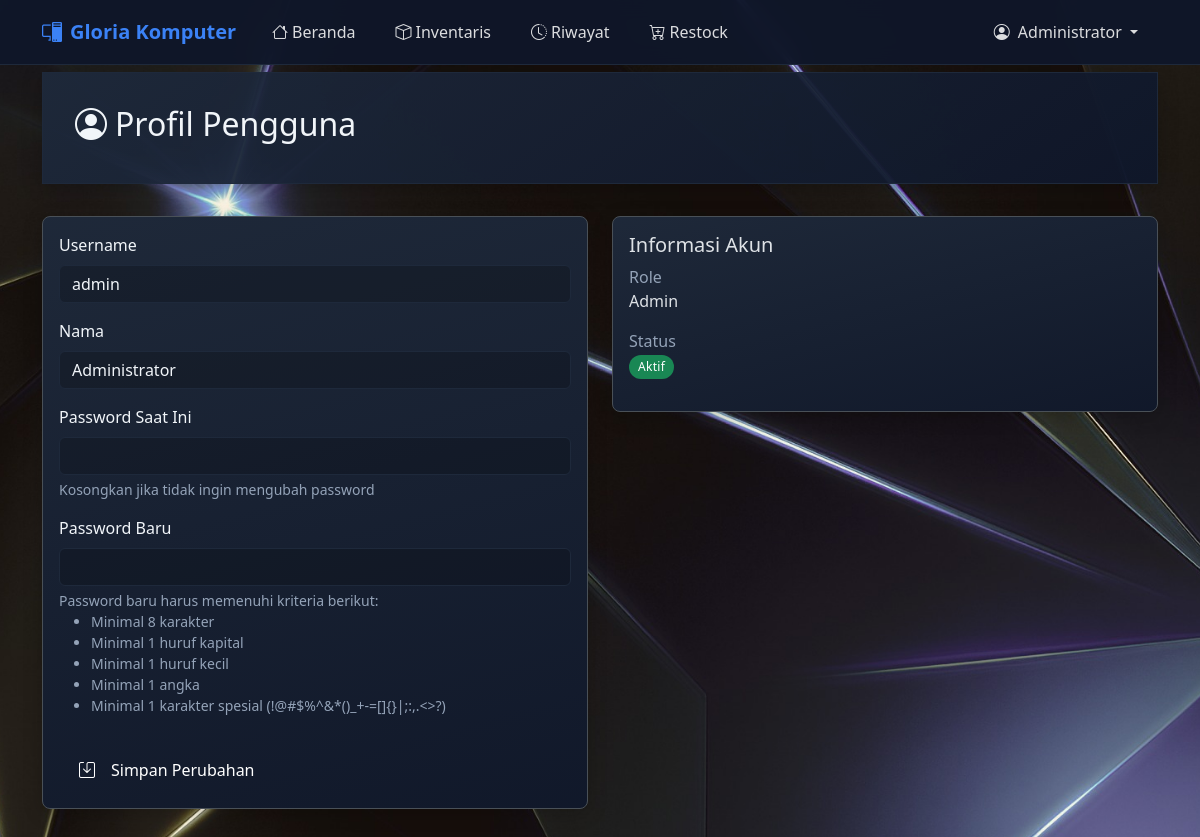
The app's page /profile (signed in) with its own data.
### app/src/models/user.py (models this page shows, shortened)
class User(UserMixin, db.Model):
    id = db.Column(db.Integer, primary_key=True)
    username = db.Column(db.String(80), unique=True, nullable=False)
    name = db.Column(db.String(100))
    password_hash = db.Column(db.String(200))
    role = db.Column(db.String(20), default='user')  # admin or user
    is_active = db.Column(db.Boolean, default=True)

### app/src/routes/auth.py (the view, shortened to what this page needs)
@auth.route('/profile', methods=['GET', 'POST'])
@login_required
def profile():
    return render_template('auth/profile.html')

### app/src/templates/auth/profile.html (shortened to what this page needs)
{% extends "base.html" %}
{% block content %}
<div class="section-header mb-4 fade-in">
    <div class="d-flex justify-content-between align-items-center">
        <h2><i class="bi bi-person-circle me-2"></i>Profil Pengguna</h2>
    </div>
</div>
<div class="row">
    <div class="col-md-6">
        <div class="card bg-dark border hover-shadow fade-in">
            <div class="card-body">
                <form method="POST" class="needs-validation" novalidate>
                    <div class="mb-3">
                        <label for="username" class="form-label">Username</label>
                        <input type="text" class="form-control" value="{{ current_user.username }}" readonly>
                    </div>
                    <div class="mb-3">
                        <label for="name" class="form-label">Nama</label>
                        <input type="text" class="form-control" id="name" name="name"
                               value="{{ current_user.name or '' }}" required>
                    </div>
                    <div class="mb-3">
                        <label for="current_password" class="form-label">Password Saat Ini</label>
                        <input type="password" class="form-control" id="current_password" name="current_password">
                        <div class="form-text text-muted">
                            Kosongkan jika tidak ingin mengubah password
                        </div>
                    </div>
                      <div class="mb-4">
                        <label for="new_password" class="form-label">Password Baru</label>
                        <input type="password" class="form-control" id="new_password" name="new_password"
                               pattern="^(?=.*[a-z])(?=.*[A-Z])(?=.*\d)(?=.*[!@#$%^&*()_+\-=\[\]{};:,.<>?]).{8,}$">
                        <div class="form-text text-muted small">
                            Password baru harus memenuhi kriteria berikut:
                            <ul class="mb-0">
                                <li>Minimal 8 karakter</li>
                                <li>Minimal 1 huruf kapital</li>
                                <li>Minimal 1 huruf kecil</li>
                                <li>Minimal 1 angka</li>
                                <li>Minimal 1 karakter spesial (!@#$%^&*()_+-=[]{}|;:,.<>?)</li>
                            </ul>
                        </div>
                    </div>
                    <button type="submit" class="btn btn-primary">
                        <i class="bi bi-save me-2"></i>Simpan Perubahan
                    </button>
                </form>
            </div>
        </div>
    </div>
    <div class="col-md-6">
        <div class="card bg-dark border hover-shadow fade-in">
            <div class="card-body">
                <h5 class="card-title">Informasi Akun</h5>
                <div class="mb-3">
                    <label class="text-muted">Role</label>
                    <p>{{ current_user.role|title }}</p>
                </div>
                <div class="mb-3">
                    <label class="text-muted">Status</label>
                    <p>
                        {% if current_user.is_active %}
                        <span class="badge bg-success">Aktif</span>
                        {% else %}
                        <span class="badge bg-danger">Non-aktif</span>
                        {% endif %}
                    </p>
                </div>
            </div>
        </div>
    </div>
</div>
{% endblock %}

### app/src/templates/base.html (shortened to what this page needs)
<!DOCTYPE html>
<html lang="id" data-bs-theme="dark">
<head>
    <link href="https://cdn.jsdelivr.net/npm/bootstrap@5.3.2/dist/css/bootstrap.min.css" rel="stylesheet">
    <link href="https://cdn.jsdelivr.net/npm/bootstrap-icons@1.11.3/font/bootstrap-icons.css" rel="stylesheet">
    <link href="https://cdn.datatables.net/1.13.7/css/dataTables.bootstrap5.min.css" rel="stylesheet">
    <link href="https://cdn.datatables.net/buttons/2.4.2/css/buttons.bootstrap5.min.css" rel="stylesheet">
    <link rel="stylesheet" href="{{ url_for('static', filename='css/style.css') }}">
</head>
<body class="bg-body">
    <nav class="navbar navbar-expand-lg bg-dark navbar-dark fixed-top">
        <div class="container">
            <a class="navbar-brand" href="{{ url_for('main.index') }}">
                <i class="bi bi-pc-display me-2"></i>Gloria Komputer
            </a>
            <div class="collapse navbar-collapse" id="navbarNav">
                <ul class="navbar-nav me-auto">
                    {% if current_user.is_authenticated %}
                    <li class="nav-item">
                        <a class="nav-link {% if request.endpoint == 'main.index' %}active{% endif %}"
                           href="{{ url_for('main.index') }}">
                            <i class="bi bi-house me-1"></i>Beranda
                        </a>
                    </li>
                    <li class="nav-item">
                        <a class="nav-link {% if request.endpoint == 'main.inventory_list' %}active{% endif %}"
                           href="{{ url_for('main.inventory_list') }}">
                            <i class="bi bi-box me-1"></i>Inventaris
                        </a>
                    </li>
                    <li class="nav-item">
                        <a class="nav-link {% if request.endpoint.startswith('history.') %}active{% endif %}"
                           href="{{ url_for('history.history_list') }}">
                            <i class="bi bi-clock-history me-1"></i>Riwayat
                        </a>
                    </li>
                    <li class="nav-item">
                        <a class="nav-link {% if request.endpoint.startswith('restock.') %}active{% endif %}"
                           href="{{ url_for('restock.restock_list') }}">
                            <i class="bi bi-cart-plus me-1"></i>Restock
                        </a>
                    </li>
                    {% endif %}
                </ul>
                <ul class="navbar-nav">
                    {% if current_user.is_authenticated %}
                    <li class="nav-item dropdown">
                        <a class="nav-link dropdown-toggle" href="#" role="button" data-bs-toggle="dropdown">
                            <i class="bi bi-person-circle me-1"></i>
                            {{ current_user.name or current_user.username }}
                        </a>
                    </li>
                    {% else %}
                    <li class="nav-item">
                        <a class="nav-link" href="{{ url_for('auth.login') }}">
                            <i class="bi bi-box-arrow-in-right me-1"></i>Login
                        </a>
                    </li>
                    {% endif %}
                </ul>
            </div>
        </div>
    </nav>
    <main class="container mt-5 pt-4">
        {% block content %}{% endblock %}
    </main>
</body>
</html>

### app/src/static/css/style.css (style rules this page uses)
:root { --primary-color: #3b82f6; --primary-hover: #2563eb; --text-color: #f1f5f9; --text-muted: #94a3b8; --light-bg: #0f172a; --dark-bg: #020617; --border-color: #1e293b; --container-bg: rgba(15, 23, 42, 0.95); --navbar-bg: rgba(15, 23, 42, 0.95); --metallic-bg: linear-gradient(165deg, rgba(30, 41, 59, 0.9) 0%, rgba(15, 23, 42, 0.9) 100%); --metallic-card: linear-gradient(145deg, rgba(30, 41, 59, 0.95) 0%, rgba(15, 23, 42, 0.95) 100%); --card-shadow: 0 4px 20px rgba(0, 0, 0, 0.2); --hover-shadow: 0 8px 30px rgba(0, 0, 0, 0.3); }
body { background-image: url('../image/bg.jpg'); background-size: cover; background-position: center; background-attachment: fixed; background-repeat: no-repeat; color: var(--text-color); min-height: 100vh; }
.navbar { background: rgba(15, 23, 42, 0.95) !important; backdrop-filter: blur(10px); border-bottom: 1px solid var(--border-color); margin-bottom: 1rem; }
.navbar-brand { font-weight: 600; font-size: 1.25rem; color: var(--primary-color); }
.nav-link { color: var(--text-color); font-weight: 500; padding: 0.5rem 1rem; border-radius: var(--border-radius); transition: var(--transition); }
.navbar-dark .navbar-nav .nav-link { color: rgba(255, 255, 255, 0.85); transition: var(--transition); padding: 0.75rem 1rem; margin: 0 0.25rem; border-radius: 0.5rem; }
.navbar-dark .navbar-brand { color: var(--primary-color); font-weight: 600; }
.section-header { background: var(--metallic-card); border-radius: var(--border-radius); padding: 2rem; margin-bottom: 2rem; box-shadow: var(--card-shadow); border: 1px solid var(--border-color); position: relative; }
.card { background: var(--metallic-bg); border: 1px solid var(--border-color); border-radius: 0.5rem; box-shadow: var(--card-shadow); transition: all 0.3s ease; overflow: hidden; backdrop-filter: blur(10px); }
.btn { padding: 0.625rem 1.25rem; font-weight: 500; border-radius: var(--border-radius); transition: var(--transition); border: none; display: inline-flex; align-items: center; gap: 0.5rem; }
.btn-primary { background: var(--metallic-button); color: white; }
.form-control, .form-select { background: rgba(15, 23, 42, 0.5); border: 1px solid var(--border-color); color: var(--text-color); transition: all 0.2s ease-in-out; }
.form-control::placeholder { color: var(--text-muted); }
.form-label { font-weight: 500; color: var(--text-color); margin-bottom: 0.5rem; }
.badge { padding: 0.5em 0.75em; font-weight: 500; letter-spacing: 0.025em; border-radius: 50rem; }
.fade-in { opacity: 0; animation: fadeIn 0.5s ease-in forwards; animation-delay: var(--delay, 0s); }
.form-control, .form-select { background: rgba(0, 0, 0, 0.2); border: 1px solid var(--border-color); color: var(--text-color); transition: all 0.2s ease; }
.text-muted { color: var(--text-muted) !important; }
.mb-4 { margin-bottom: 2rem !important; }
.card { transition: transform 0.2s ease-in-out; }
.form-control, .form-select { transition: border-color 0.2s ease-in-out; }
.badge { font-weight: 500; padding: 0.5em 0.75em; }

### records on screen
User: name "Administrator", username "admin", role "Admin"
